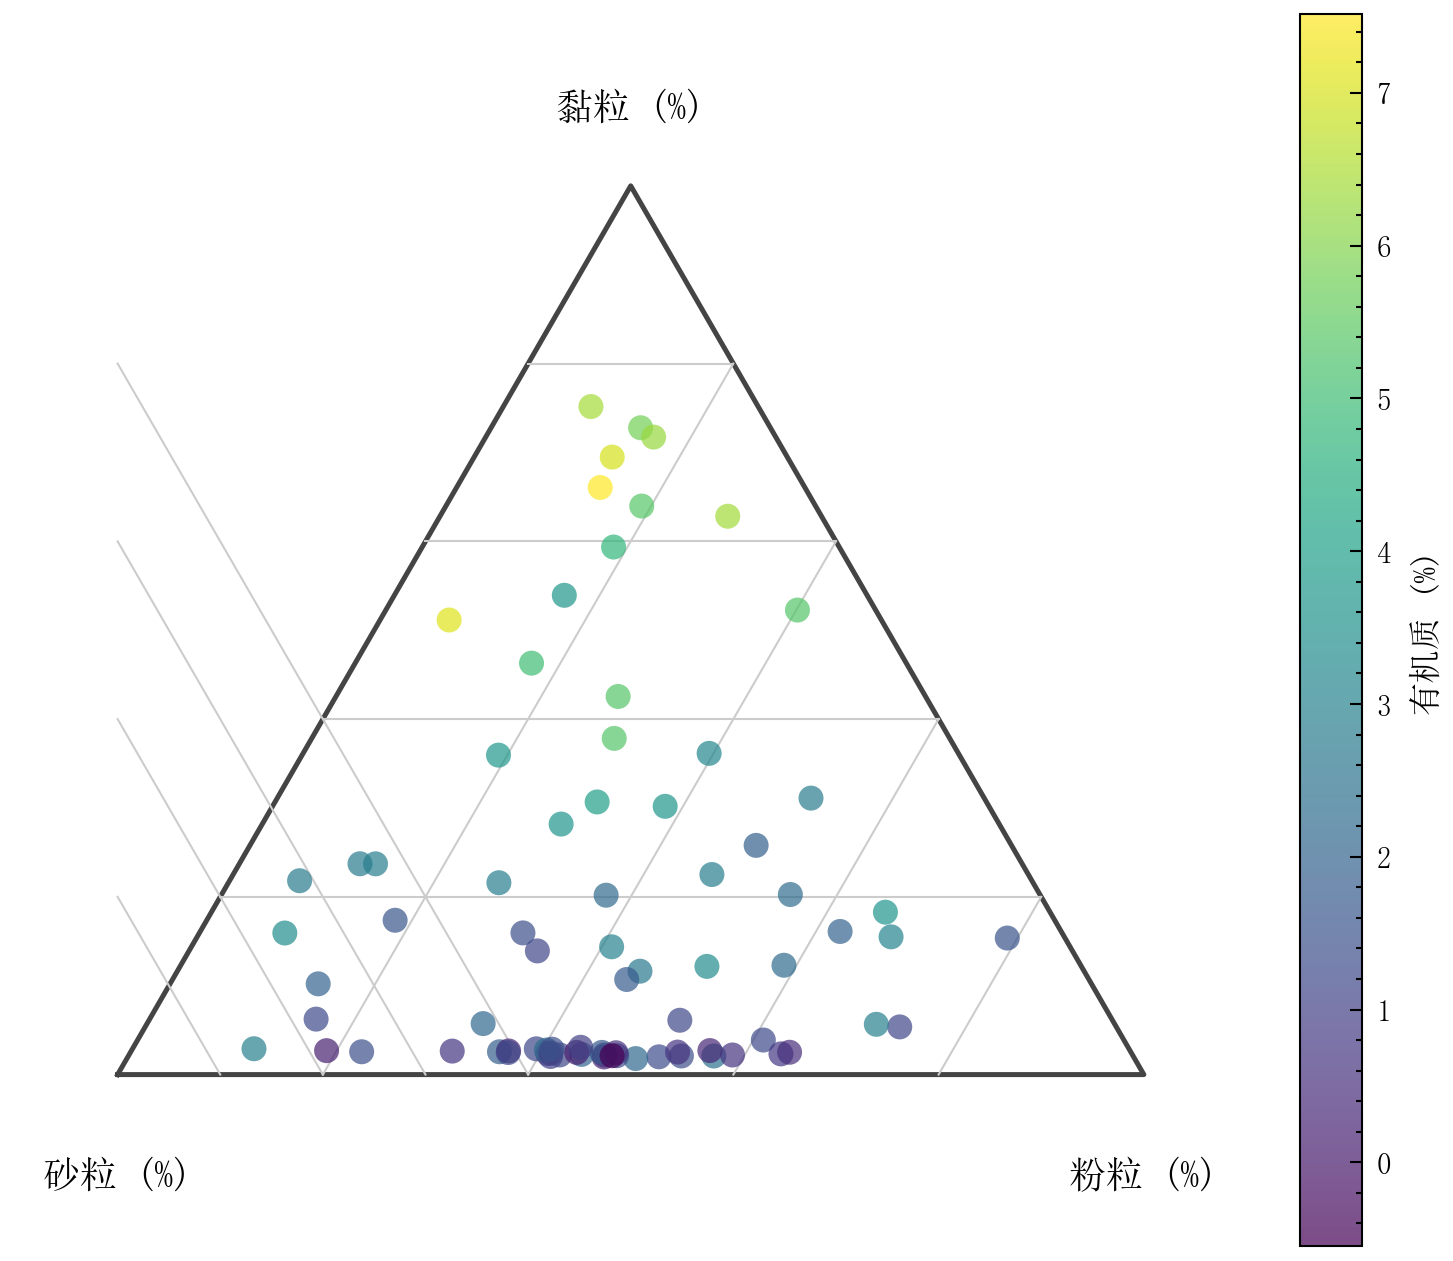

Source code (Python):
"""
29_ternary.py — 三角相图

展示 plot_ternary()：土壤质地分类（砂/粉/黏 三组分）。
场景：80 个采样点的土壤机械组成，颜色编码有机质含量。
"""

import numpy as np
import sciplot as sp

np.random.seed(42)

# ── 数据生成 ──────────────────────────────────────────────────
rng = np.random.default_rng(42)
n = 80
sand = rng.uniform(5, 90, n)
silt = rng.uniform(5, 85, n)
clay = np.clip(100 - sand - silt, 3, 60)
# 重新归一化
total = sand + silt + clay
sand, silt, clay = sand / total * 100, silt / total * 100, clay / total * 100

# 有机质含量（与黏粒正相关）
organic = 1.0 + clay * 0.08 + rng.normal(0, 0.8, n)

# ── 绘图 ──────────────────────────────────────────────────────
sp.setup_style("thesis", "forest", lang="zh")

fig, ax = sp.plot_ternary(
    sand,
    silt,
    clay,
    labels=["砂粒 (%)", "粉粒 (%)", "黏粒 (%)"],
    color_by=organic,
    colorbar_label="有机质 (%)",
)

# ── 保存 ──────────────────────────────────────────────────────
sp.save(fig, "showcase/29_ternary", formats=("png",), dpi=300)
